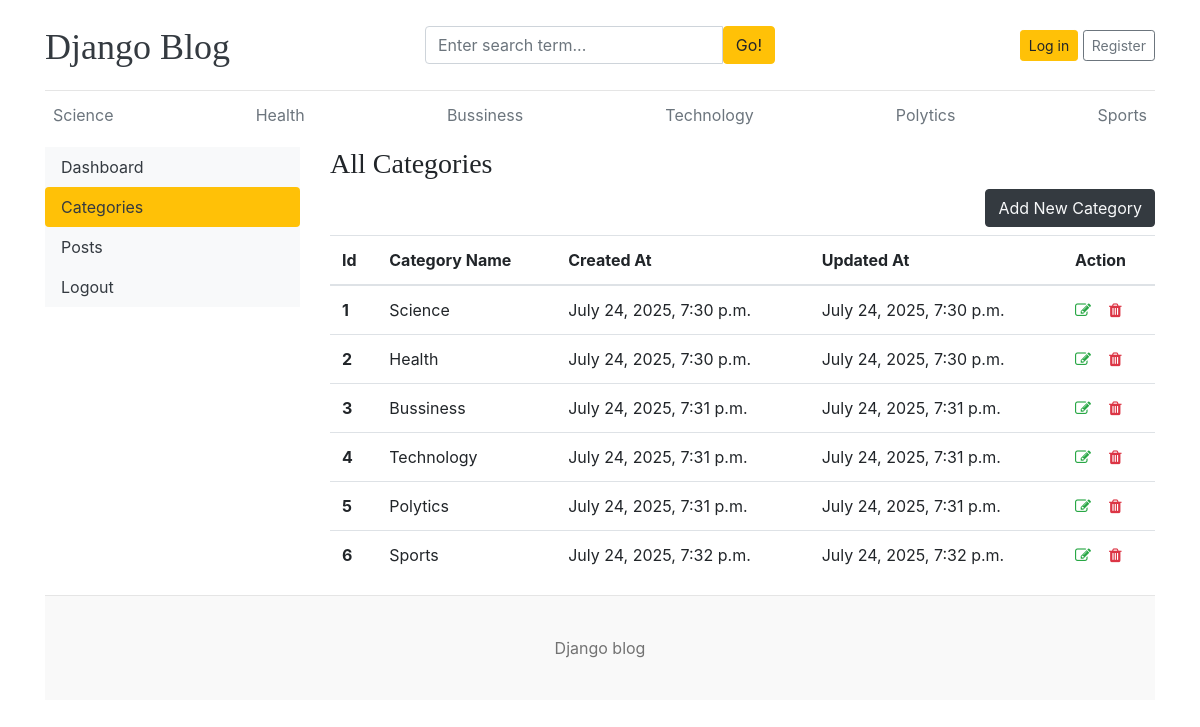
/dashboard/categories/, run on the app's committed database.
### blogs/models.py (models this page shows, shortened)
class Category(models.Model):
    category_name = models.CharField(max_length=50, unique=True) # Tên danh mục, tối đa 50 ký tự, không được trùng lặp
    created_at = models.DateTimeField(auto_now_add=True)  # Thời gian tạo, tự động gán khi bản ghi được tạo lần đầu
    updated_at = models.DateTimeField(auto_now=True)      # Thời gian cập nhật, tự động cập nhật mỗi khi bản ghi được lưu
    class Meta:
        verbose_name_plural = 'Categories'

### dashboards/views.py (the view)
# urls.py: path('categories/', views.categories, name= 'categories'),
def categories(request):
    return render(request, 'dashboard/categories.html')

### blogs/context_processors.py (called while the page is built)
def get_categories(request):
    categories = Category.objects.all()
    return dict(categories = categories)

### templates/dashboard/categories.html
{% extends '../base/base.html' %}
{% block content %}
<div class="row">
    {% include './leftsidebar.html' %}
    <div class="col-md-9">
      <h3>All Categories</h3>
      <a href="{% url 'add_categories' %}" class="btn btn-dark text-light float-right mb-2">Add New Category</a>
        <table class="table table-hover">
            <thead>
              <tr>
                <th>Id</th>
                <th>Category Name</th>
                <th>Created At</th>
                <th>Updated At</th>
                <th>Action</th>
              </tr>
            </thead>
            <tbody>
            {% for cat in categories %}
              <tr>
                <th>{{ forloop.counter }}</th>
                <td>{{ cat.category_name }}</td>
                <td>{{ cat.created_at }}</td>
                <td>{{ cat.updated_at }}</td>
                <td>
                    <a href="{% url 'edit_categories' cat.id %}"><i class="fa fa-edit text-success"></i></a> &nbsp;&nbsp;
                    <a href="{% url 'delete_categories' cat.id %}"><i class="fa fa-trash text-danger"></i></a>
                </td>
              </tr>
            {% endfor %}
            </tbody>
          </table>
    </div>
</div>
{% endblock %}

### templates/base/header.html (shortened to what this page needs)
{% load static %}
<!DOCTYPE html>
<html lang="en">
<head>
    <link href="https://getbootstrap.com/docs/4.0/dist/css/bootstrap.min.css" rel="stylesheet">
    <link href="{% static 'css/blog.css' %}" rel="stylesheet">
    <link rel="stylesheet" href="https://cdnjs.cloudflare.com/ajax/libs/font-awesome/4.7.0/css/font-awesome.min.css">
  </head>
<body>
    <div class="container">
      <header class="blog-header py-3">
        <div class="row flex-nowrap justify-content-between align-items-center">
          <div class="col-4 pt-1">
            <a class="blog-header-logo text-dark" href="/">Django Blog</a>
          </div>
          <div class="col-4">
            <form action="{% url 'search' %}" method="GET">
              <div class="input-group">
                <input class="form-control" name="keyword" type="text" placeholder="Enter search term..." aria-label="Enter search term..." aria-describedby="button-search" />
                <button type="submit" class="btn btn-warning" id="button-search" type="button">Go!</button>
            </div>
            </form>
          </div>
          <div class="col-4 d-flex justify-content-end align-items-center">
            {% if not user.is_authenticated %}
            <a class="btn btn-sm btn-warning" href="{% url 'login' %}">Log in</a> &nbsp;
            <a class="btn btn-sm btn-outline-secondary" href="{% url 'register' %}">Register</a>
            {% else %}
            <span><a href="{% url 'dashboard' %}" class="btn btn-warning">Dashboard</a></span> &nbsp;
            <span><a href="{% url 'logout' %}">Log out</a></span>
            {% endif %}
          </div>
        </div>
      </header>
      <div class="nav-scroller py-1 mb-2">
        <nav class="nav d-flex justify-content-between">
          {% for cat in categories %}
          <a class="p-2 text-muted" href="{% url 'posts_by_category' cat.id %}">{{ cat.category_name }}</a>
          {% endfor %}
        </nav>
      </div>

### static/css/blog.css (style rules this page uses)
.blog-header { border-bottom: 1px solid #e5e5e5; }
.blog-header-logo { font-family: "Playfair Display", Georgia, "Times New Roman", serif; font-size: 2.25rem; }
h1, h2, h3, h4, h5, h6 { font-family: "Playfair Display", Georgia, "Times New Roman", serif; }

### data on the page
Category: category_name "Science", created_at "July 24, 2025, 7:30 p.m.", updated_at "July 24, 2025, 7:30 p.m."
Category: category_name "Health", created_at "July 24, 2025, 7:30 p.m.", updated_at "July 24, 2025, 7:30 p.m."
Category: category_name "Bussiness", created_at "July 24, 2025, 7:31 p.m.", updated_at "July 24, 2025, 7:31 p.m."
Category: category_name "Technology", created_at "July 24, 2025, 7:31 p.m.", updated_at "July 24, 2025, 7:31 p.m."
Category: category_name "Polytics", created_at "July 24, 2025, 7:31 p.m.", updated_at "July 24, 2025, 7:31 p.m."
Category: category_name "Sports", created_at "July 24, 2025, 7:32 p.m.", updated_at "July 24, 2025, 7:32 p.m."
